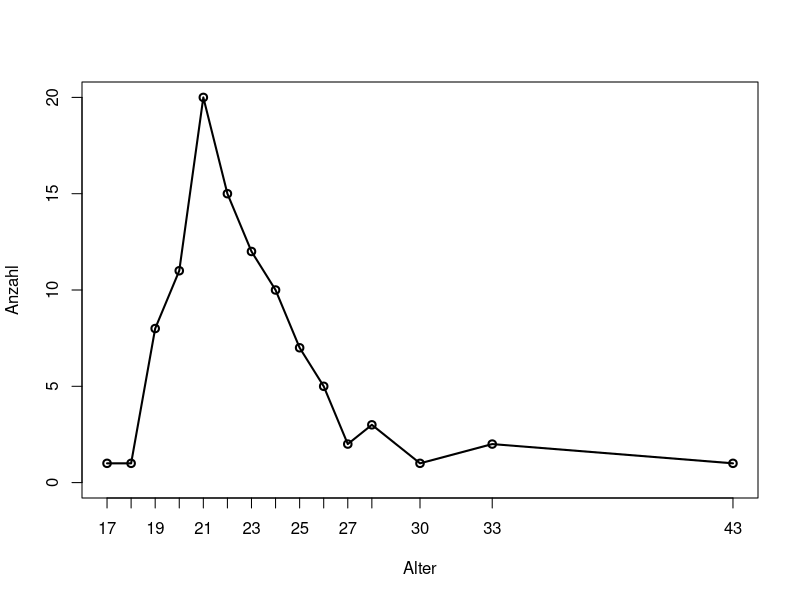

Here is the R script that generated this plot: (Note: this script raises an error after producing the figure.)
## ---- chunk 1
library(ggplot2)
x <- read.table("data/dataset.csv", header=TRUE, sep=";")
## ---- chunk 2
min(x$I_age)
max(x$I_age)
mean(x$I_age)
## ---- chunk 3
#library(stringr)
#plot(str_replace_all(x$Frage..., fixed("Fragebogen "), ""),x$I_age,xlab="FragebogenNr.",ylab="Alter")
plot(table(x$I_age),type = "o",ylab="Anzahl", xlab = "Alter")
## ---- chunk 4
barplot(summary(x$I_country), main="Herkunftsland",
   ylab="Anzahl", cex.names=0.9, las=2)
## ---- chunk 5
table(levels(x$I_country),tabulate(x$I_country))
## ---- chunk 6
barplot(summary(x$I_living_place), main="Wohnort",
   ylab="Anzahl", cex.names=0.9, las=2)
## ---- chunk 7
table(levels(x$I_living_place),tabulate(x$I_living_place))
## ---- chunk 8
pie(table(x$I_sex),main = "Geschlecht", labels = c("M","W"), col=c("lightblue","yellow"))
